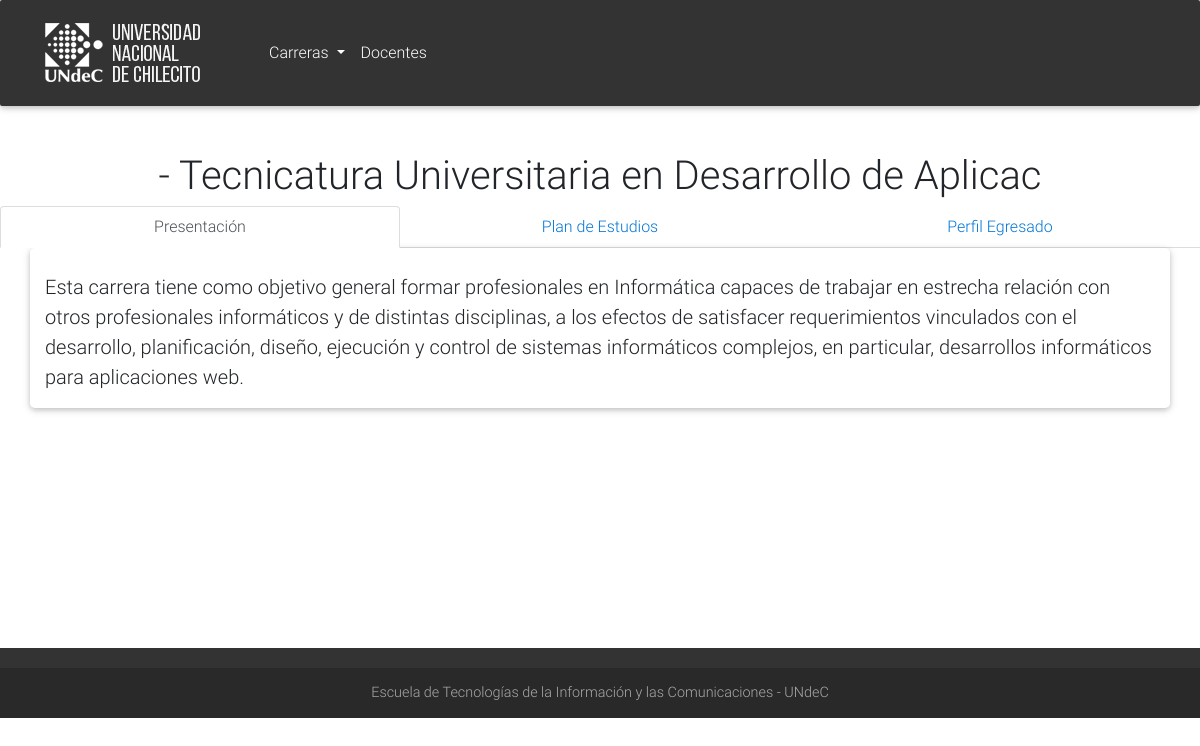
Page /index.php?c=carrera&a=show&id=3 on the earlier database version.
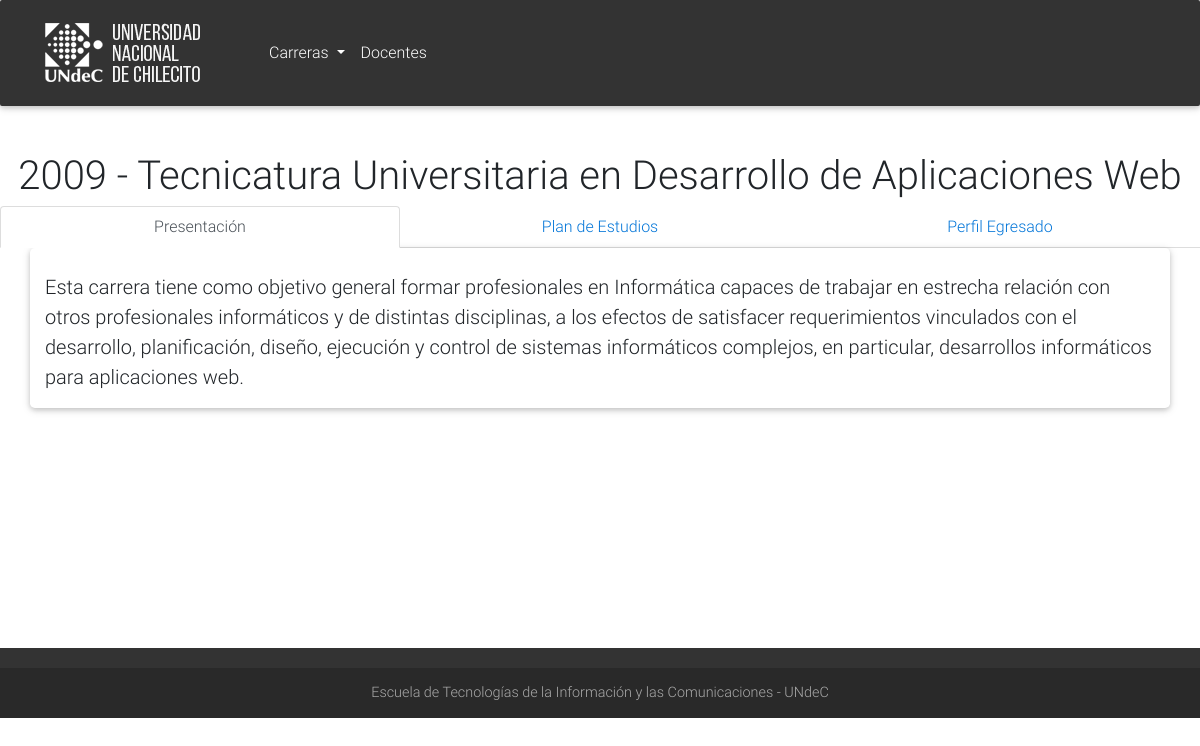
Same page on the later database version.
### tables this page shows
CREATE TABLE `carrera` (
  `idCarrera` int(11) NOT NULL AUTO_INCREMENT,
  `plan` varchar(20) DEFAULT NULL,
  `nombre` varchar(80) DEFAULT NULL,
  `presentacion` blob,
  `perfil` blob,
  `planPdf` varchar(50) DEFAULT NULL,
  PRIMARY KEY (`idCarrera`)
);

### controller/CarreraController.php (called while the page is built, shortened)
<?php
require_once 'model/Carrera.php';
class CarreraController{
    public function show(){
        $carrera = Carrera::getOCarrera($_REQUEST['id']);
        require_once 'view/header.php';
        require_once 'view/carrera.php';
        require_once 'view/footer.php';
    }
}

### index.php (called while the page is built, shortened)
<?php
$accion = "index";
    if(isset($_REQUEST['a'])){
        $accion = $_REQUEST['a'];
    }
$controller = new $controller();
$controller->$accion();
?>

### model/Carrera.php (called while the page is built, shortened)
<?php require_once 'config/DataBase.php';
class Carrera{
    private $plan;
    private $name;
    private $descripcion;
    function getpPlan()      { return $this->plan; }
    function setPlan($val) { $this->plan = $val; }
    function getName()      { return $this->name; }
    function setName($val) { $this->name = $val; }
    function getDescripcion()     { return $this->descripcion; }
    function setDescripcion($val) { $this->descripcion = $val; }
    static function getCarrera($idCarrera){
        try{
            $mdb =  DataBase::getDb();
            $sql = "SELECT * FROM carrera WHERE idCarrera = $idCarrera LIMIT 1";
            $sta = $mdb->prepare($sql);
            $sta->execute();
            $resultado = $sta->fetchAll();
            return $resultado;
        }catch(PDOException $e){
            echo "ERROR";
        }
    }
    static function getOCarrera($id){
        $car = Carrera::getCarrera($id);
        return new Carrera($car[0]['idCarrera'], $car[0]['plan'], $car[0]['nombre'], $car[0]['presentacion'], $car[0]['perfil'], $car[0]['planPdf']);
    }
}
?>

### view/carrera.php (the view, shortened to what this page needs)
<main>
        <h1 style="text-align: center; "> <?= $carrera->getpPlan() . " - " . $carrera->getName() ?></h1>
        <ul class="nav nav-tabs nav-justified">
            <li class="nav-item">
                <a class="nav-link active" data-toggle="tab" href="#panel1" role="tab">Presentación</a>
            </li>
            <li class="nav-item">
                <a class="nav-link" data-toggle="tab" href="#panel2" role="tab">Plan de Estudios</a>
            </li>
            <li class="nav-item">
                <a class="nav-link" data-toggle="tab" href="#panel3" role="tab">Perfil Egresado</a>
            </li>
        </ul>
        <div class="container tab-content card">
            <div class="tab-pane fade in show active" id="panel1" role="tabpanel">
	    <?= $carrera->getDescripcion() ?>
            </div>
        </div>
    </main>

### view/header.php (shortened to what this page needs)
<!DOCTYPE html>
<html lang="es">
<head>
    <link rel="stylesheet" href="view/css/font-awesome.min.css">
    <link href="view/css/bootstrap.css" rel="stylesheet">
    <link href="view/css/mdb.min.css" rel="stylesheet">
    <link rel="stylesheet" href="view/css/animate.css">
    <link rel="stylesheet" href="view/css/style.css">
</head>
<body>
    <header>
        <nav class="navbar navbar-expand-lg navbar-dark">
            <div class="container">
                <a class="navbar-brand" href="index.php?c=user&a=index">
                    <img src="view/images/logo.png" alt="logo">
                </a>
                <div class="collapse navbar-collapse" id="navbarSupportedContent">
                    <ul class="navbar-nav mr-auto">
                        <li class="nav-item btn-group">
                            <a class="nav-link dropdown-toggle" id="navbarDropdownMenuLink" data-toggle="dropdown" aria-haspopup="true" aria-expanded="false">Carreras
                            </a>
                        </li>
                        <li class="nav-item">
                            <a class="nav-link" href="index.php?c=docente&a=docentes">Docentes</a>
                        </li>
                    </ul>
                </div>
            </div>
        </nav>
    </header>

### view/footer.php (shortened to what this page needs)
    <footer class="page-footer center-on-small-only">
        <div class="footer-copyright">
            <div class="container-fluid">
                Escuela de Tecnologías de la Información y las Comunicaciones - UNdeC
            </div>
        </div>
    </footer>
</body>
</html>

### view/css/style.css (style rules this page uses)
main { padding-top: 3rem; padding-bottom: 13rem; }
.navbar { background-color: #333333; }
footer.page-footer { background-color: #333333; margin-top: 2rem; }

Differences in the rows shown:
changed carrera: plan (not shown) → "2009"; nombre "Tecnicatura Universitaria en Desarrollo de Aplicac" → "Tecnicatura Universitaria en Desarrollo de Aplicaciones Web"
